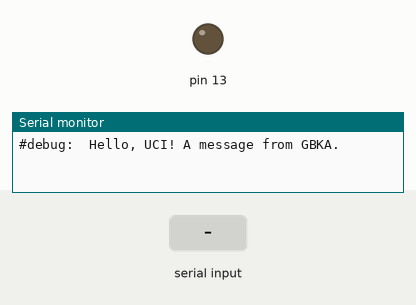
This sketch was run on a simulated Arduino Uno, built with avr-gcc and run on an emulated ATmega328P. Parts: output pins drawn as LEDs (lit = HIGH), the last lines printed to the serial monitor. The inputs (shaded band) are chosen by the test bench.

Above: at 1.2 s.
1.3 s: "90,45\n" received over Serial
At 2.3 s:
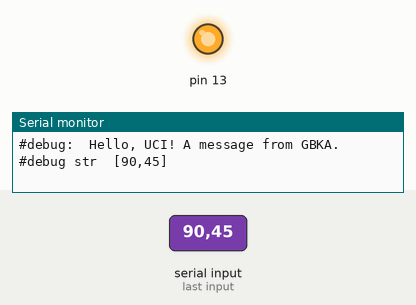
2.8 s: "5\n" received over Serial
4.3 s: "90 45 200\n" received over Serial
Timing chart, 0 to 7.3 s (numbered marks = the images above; inputs shaded):
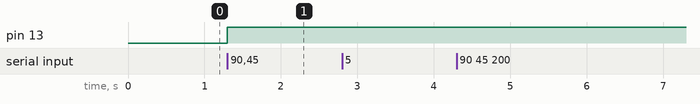

Measured:
- after the input at 1.3 s, pin 13: LOW → HIGH at once

The sketch:

test00.ino
```cpp
//
// tesdt00.ino
//

// Last update: Thu Aug 31 08:59:07 ADT 2023

int val1 = 0, val2 = 0, val3 = 0;

void setup() {
  pinMode(13, OUTPUT);
  Serial.begin(57600);
  Serial.print("#debug:\tHello, UCI! A message from GBKA.\n");
}

void loop() {
  if (Serial.available() > 0) {
    String str = Serial.readStringUntil('\n');
    int n, tmpV1 = 0, tmpV2 = 0, tmpV3 = 0;
    Serial.print("#debug str\t["); Serial.print(str); Serial.println("]");

    if ((n = sscanf(str.c_str(), "%d %d %d", &tmpV1, &tmpV2, &tmpV3)) >= 1) {
      val1 = tmpV1;
      if (n >= 2) {
        val2 = tmpV2;
      }
      if (n >= 3) {
        val3 = tmpV3;
      }

      // Serial.print("#debug:\t");
      // Serial.print(millis()); Serial.print("\t");
      // Serial.print(val1); Serial.print("\t");
      // Serial.print(val2); Serial.print("\t");
      // Serial.print(val3); Serial.println();

      if (val1 > 0) {
        digitalWrite(13, HIGH);
      } else {
        digitalWrite(13, LOW);
      }
    }
  }
}
```
